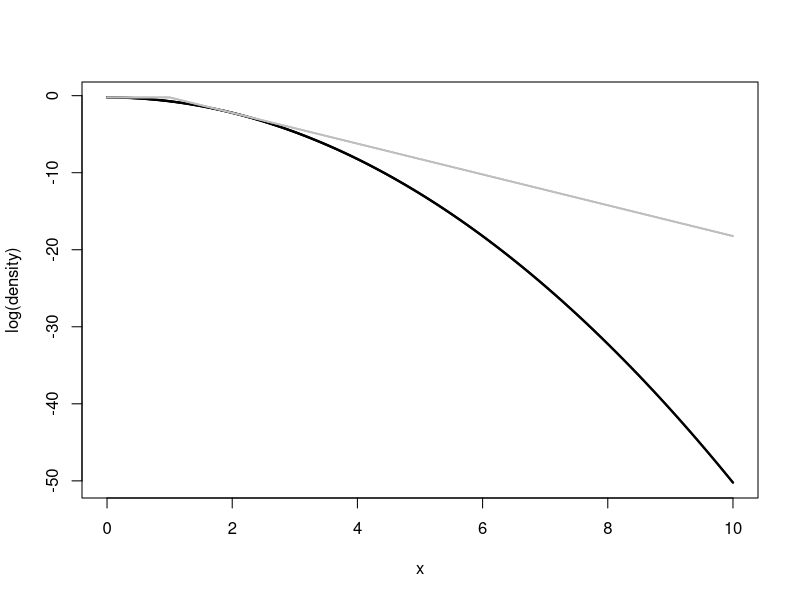
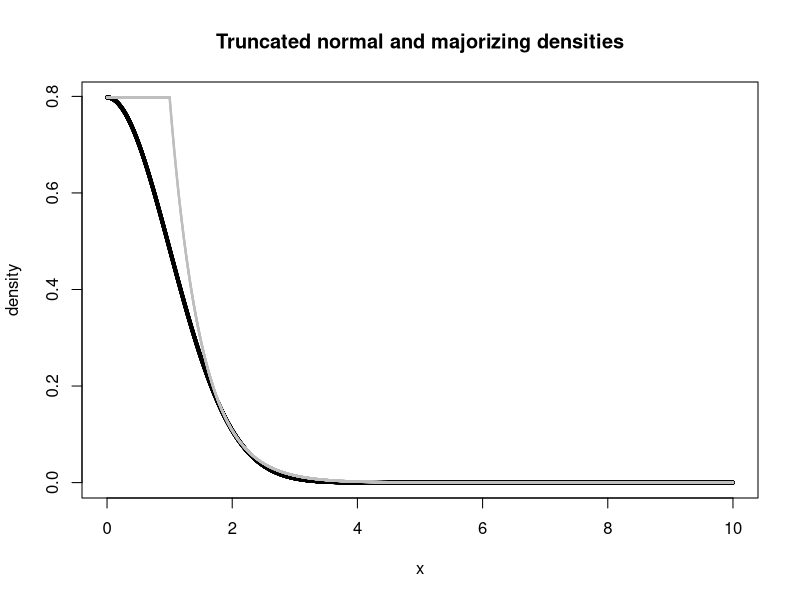
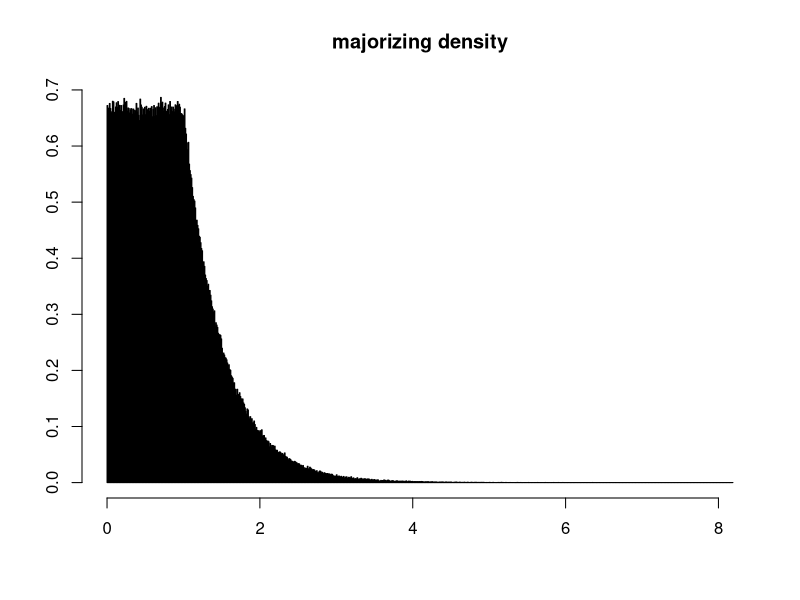

These figures' R source, in order: (Note: a time limit stopped this script after it produced the figures.)
ptruncnormal<-function(x){
    res<-0
    res<-exp((-1)*x*x/2)*sqrt(2/pi)
    res[x<0]<-0
    res    
}

pmajorizing<-function(x){
    sapply(x,function(y){
	res<-NA
	if (y<0){res<-0}
	if ((y>=0)&&(y<=1)){
	    res<-sqrt(2/pi) ## uniform
	}
	if (y>1){
	    res<-2*exp(-2*(y-1))/(sqrt(2*pi)) ## exponential with rate 2 shifted by 1
	}	
	res
    },simplify=TRUE)
}

vx<-seq(0,10,by=0.01)
pdf("logTruncNormDensity.pdf")
plot(vx,log(ptruncnormal(vx)),pch=19,cex=0.2,xlab="x",ylab="log(density)",main="")
points(vx,log(pmajorizing(vx)),pch=19,cex=0.1,col="gray")
dev.off()

vx<-seq(0,10,by=0.001)
pdf("TruncNormDensity.pdf")
plot(vx,(ptruncnormal(vx)),pch=19,cex=0.4,xlab="x",ylab="density",main="Truncated normal and majorizing densities")
points(vx,(pmajorizing(vx)),pch=19,cex=0.2,col="gray")
dev.off()

rmajorizing<-function(n){
    sapply(1:n,function(i){
	res<-NA
	component<-sample(1:2,1,prob=c(2/3,1/3))
	if(component==1){res<-runif(1)}
	if(component==2){res<-rexp(1,rate=2)+1}
	res
    })
}

Nsample<-1000000
num_histbreaks<-1000
pdf("histMajorizing.pdf")
hist(rmajorizing(Nsample),breaks=1000,col="black",xlab="",ylab="",main="majorizing density",freq=FALSE)
dev.off()

fgentruncnormal<-function(c){
    x<-NA
    num_reject<-0
    while (is.na(x)){
	y<-rmajorizing(1)
	u<-runif(1)
	if (u<=ptruncnormal(y)/(c*pmajorizing(y))){x<-y}
	else{num_reject<-num_reject+1}
    }
    c(x,num_reject)
}

c<- 1
vtruncnormal_acceptreject<-sapply(rep(c,Nsample),fgentruncnormal)[1,]
vtruncnormal_direct<-rnorm(2*Nsample) ; vtruncnormal_direct<-vtruncnormal_direct[vtruncnormal_direct>=0]

pdf("histTruncNormal.pdf")
hist(vtruncnormal_acceptreject,col="black",breaks=100,xlab="",ylab="",freq=FALSE,main="");
hist(vtruncnormal_direct,col=gray(0.8),breaks=100,xlab="",ylab="",freq=FALSE,main="",add=TRUE);
legend("topright",pch=19,cex=1.5,legend=c("acceptance/rejection algorithm","direct sampling"),col=c("black",gray(0.8)),bty="n");
dev.off()
